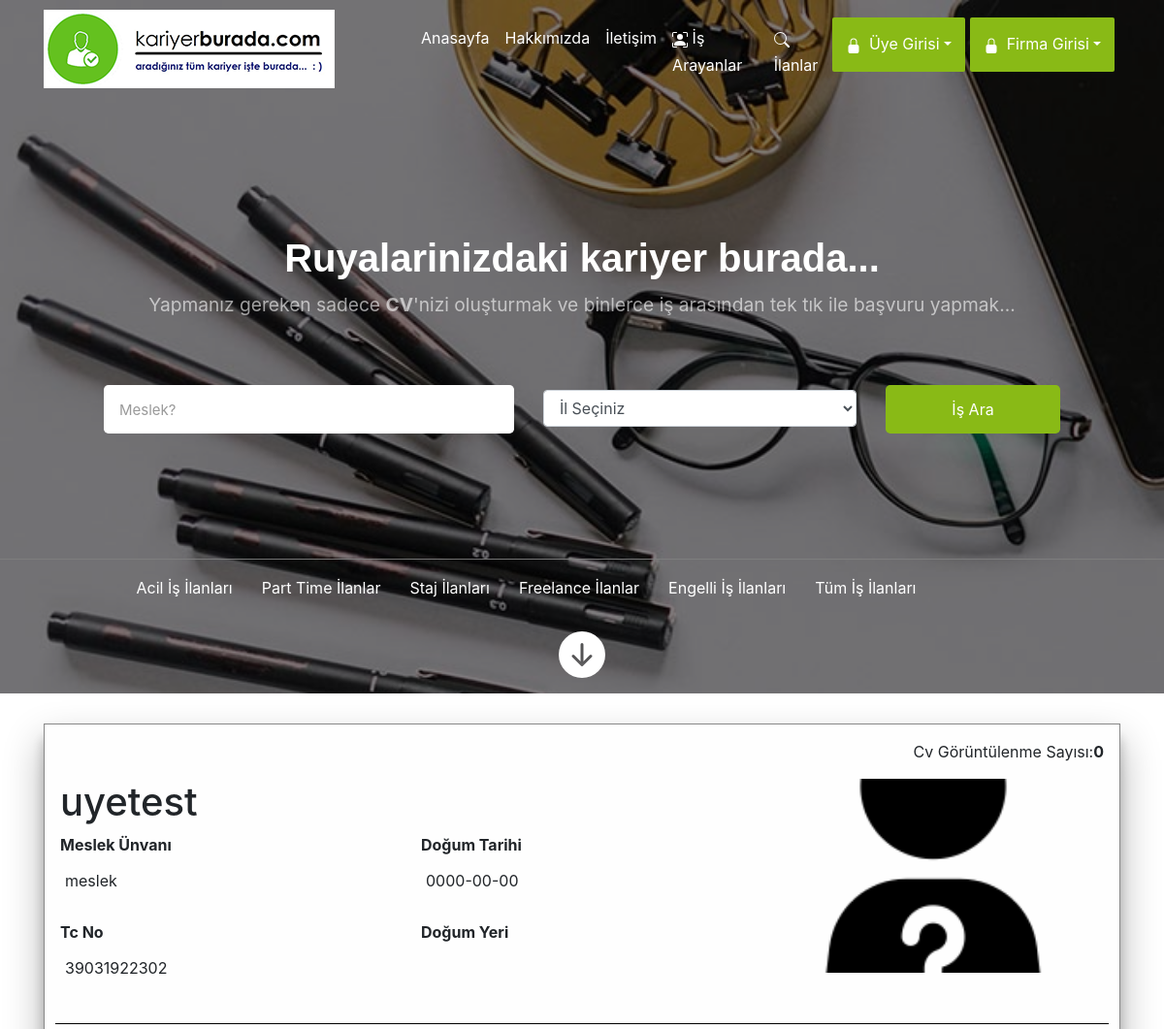
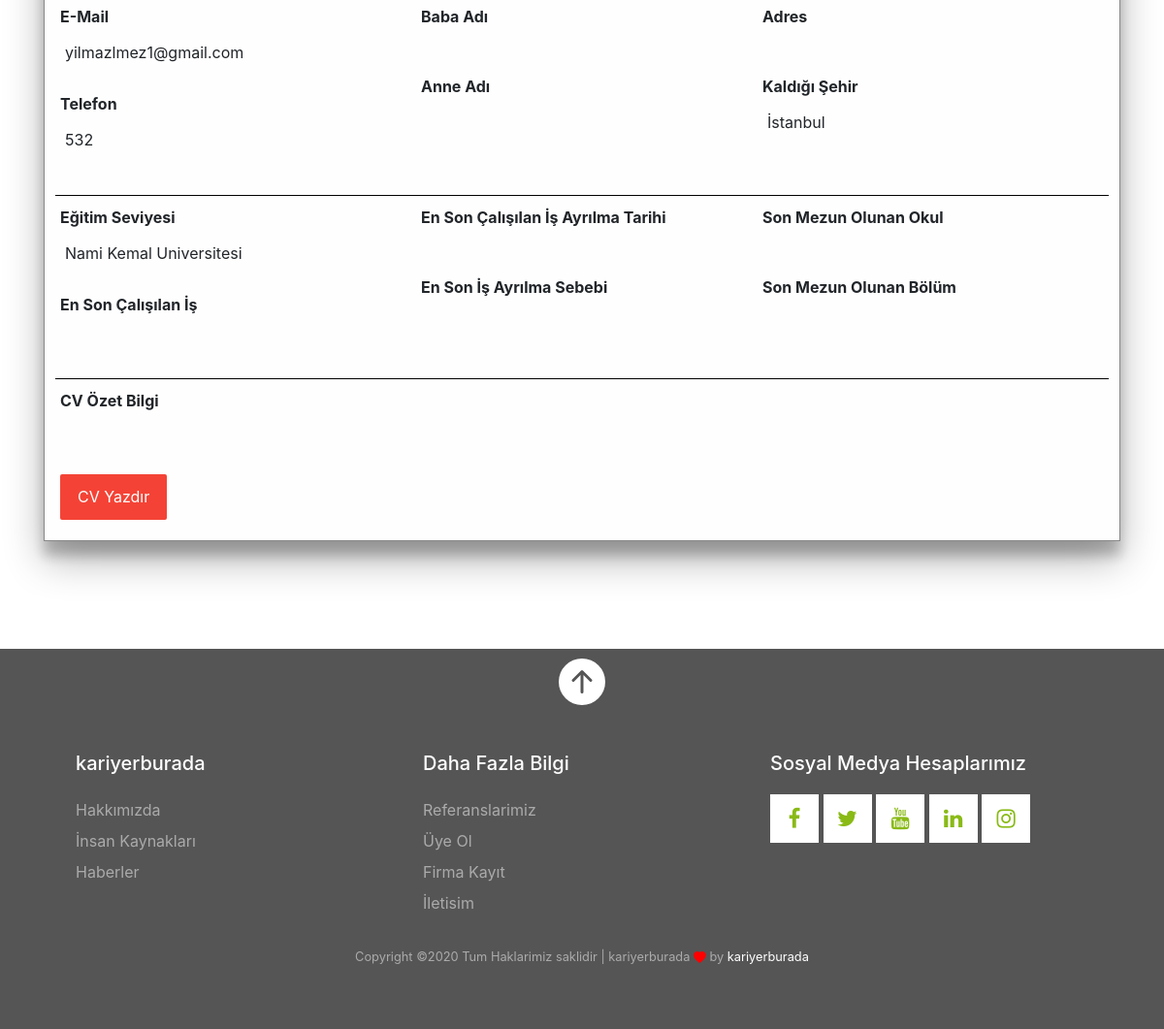
Screenshot of /cvgoster.php?id=32 with the database file from the repository (2 pictures, top to bottom).
### tables this page shows
CREATE TABLE `uyecvbilgi` (
  `uyecvno` int(11) NOT NULL,
  `uyecvadisoyadi` varchar(200) DEFAULT NULL,
  `uyecvtcno` varchar(20) DEFAULT NULL,
  `uyecveposta` varchar(200) NOT NULL,
  `uyecvsifre` varchar(200) NOT NULL,
  `uyecvdogumyeri` varchar(50) DEFAULT NULL,
  `uyecvdogumtarihi` date DEFAULT NULL,
  `uyecvanaadi` varchar(50) DEFAULT NULL,
  `uyecvbabaadi` varchar(50) DEFAULT NULL,
  `uyecvadresi` varchar(200) DEFAULT NULL,
  `uyecvsehir` varchar(50) DEFAULT NULL,
  `uyecvtelefonno` varchar(50) DEFAULT NULL,
  `uyecvsonmezunokul` varchar(200) DEFAULT NULL,
  `uyecvsonmezunbolum` varchar(200) DEFAULT NULL,
  `uyecvsoncalisilanis1` varchar(200) DEFAULT NULL,
  `uyecvsoncalisilanis2` varchar(200) DEFAULT NULL,
  `uyecvmeslekunvani` varchar(200) DEFAULT 'meslek',
  `uyercvesim1` longblob DEFAULT NULL,
  `uyecvresim2` varchar(200) DEFAULT 'images/kisiler/person.jpg',
  `uyeecvgitimseviye` varchar(200) DEFAULT NULL,
  `uyecvozetbilgi1` varchar(300) DEFAULT NULL,
  `uyecvozetbilgi2` varchar(200) DEFAULT NULL,
  `uyecvaktiflik` varchar(200) DEFAULT NULL,
  `uyecvsonisayrilmasebebi` varchar(200) DEFAULT NULL,
  `uyecvsonisayrilmatarihi` date DEFAULT NULL,
  `uycvisaramaaktiflik` varchar(200) DEFAULT 'AKTIF',
  `uyecvgoruntulemesayisi` int(11) DEFAULT 0,
  `gizlisoru` varchar(200) NOT NULL,
  `yanit` varchar(200) NOT NULL
);

### cvgoster.php (the view, shortened to what this page needs)
<?php
include "component/baglanti.php";
	$referer = $_SERVER['HTTP_REFERER'];
	if ($referer == "")
	{
		header("Location:index.php");
	}
	else
	{
		?>
		<!DOCTYPE html>
		<html>
		<head>
			<?php
			include "component/css/css.php";
			?>
		</head>
		<body>
			<header>
				<?php include "component/header.php"; ?>
			</header>
			<main>
				<article>
					<section>
						<div class="container main-kisiler-hover" style="margin-top:20px;">
							<?php
							$sql="select * from uyecvbilgi where uyecvno='".$_GET["id"]."'";
							$result=mysqli_query($baglan,$sql);
							$sonuc = mysqli_fetch_assoc($result);
							if(mysqli_num_rows($result) == 1)
							{
								?>
								<div class="row">
									<div class="col-md-12">
										<form method="post" enctype="multipart/form-data" action="" class="p-3 animate"  style="margin: 1% auto 10% auto;background-color: #fefefe;border: 1px solid #888;box-shadow: 0 19px 38px rgba(0,0,0,0.30), 0 15px 12px rgba(0,0,0,0.22);">
											<div class="form-row">
												<div class="form-group col-md-8">
												</div>
												<div class="form-group col-md-4">
													<span style="float: right;">Cv Görüntülenme Sayısı:<b><?php echo $sonuc['uyecvgoruntulemesayisi'] ?></b></span>
												</div>
											</div>
											<div class="form-row" style="border-bottom: 1px solid black;margin-bottom: 10px;">
												<div class="form-group col-md-8">
													<div class="row">
														<div class="col-md-6">
															<legend><h1><?php echo $sonuc['uyecvadisoyadi'] ?></h1></legend>
															<p>
																<label for="meslek"><b>Meslek Ünvanı</b></label><br>
																<label  name="meslek" class="cv-etiket"><?php echo $sonuc['uyecvmeslekunvani'] ?></label>
															</p>
															<p>
																<label for="tcNo"><b>Tc No</b></label><br>
																<label  name="tcno" class="cv-etiket" ><?php echo $sonuc['uyecvtcno'] ?></label>
															</p>
														</div>
														<div class="col-md-6">
															<legend><h1>&nbsp;</h1></legend>
															<p>
																<label for="dogTar"><b>Doğum Tarihi</b></label><br>
																<label  name="dogTar" class="cv-etiket"><?php echo $sonuc['uyecvdogumtarihi'] ?></label>
															</p>
															<p>
																<label for="dogyer"><b>Doğum Yeri</b></label><br>
																<label  name="dogyer" class="cv-etiket"><?php echo $sonuc['uyecvdogumyeri'] ?></label>
															</p>
														</div>
													</div>
												</div>
												<div class="form-group col-md-4">
													<figure>
														<div style="width:100%;
														background-image: url('<?php echo $sonuc['uyecvresim2'] ?>');
														background-position: center center;
														height: 200px;
														background-repeat: no-repeat;
														background-size: cover;
														">
													</div>
												</figure>
											</div>
										</div>
										<div class="form-row" style="border-bottom: 1px solid black;margin-bottom: 10px;">
											<div class="form-group col-md-8">
												<div class="row">
													<div class="col-md-6">
														<p>
															<label for="mail"><b>E-Mail</b></label><br>
															<label  name="mail" class="cv-etiket"><?php echo $sonuc['uyecveposta'] ?></label>
														</p>
														<p>
															<label for="tel"><b>Telefon</b></label><br>
															<label  name="tel" class="cv-etiket"><?php echo $sonuc['uyecvtelefonno'] ?></label>
														</p>
													</div>
													<div class="col-md-6">
														<p>
															<label for="babaadi"><b>Baba Adı</b></label><br>
															<label  name="babaadi" class="cv-etiket"><?php echo $sonuc['uyecvbabaadi'] ?></label>
														</p>
														<p>
															<label for="anaadi"><b>Anne Adı</b></label><br>
															<label  name="anaadi" class="cv-etiket"><?php echo $sonuc['uyecvanaadi'] ?></label>
														</p>
													</div>
												</div>
											</div>
											<div class="form-group col-md-4">
												<p>
													<label for="adres"><b>Adres</b></label><br>
													<label  name="adres" class="cv-etiket"><?php echo $sonuc['uyecvadresi'] ?></label>
												</p>
												<p>
													<label for="kaldigisehir"><b>Kaldığı Şehir</b></label><br>
													<label  name="kaldigisehir" class="cv-etiket"><?php echo $sonuc['uyecvsehir'] ?></label>
												</p>
											</div>
										</div>
										<div class="form-row" style="border-bottom: 1px solid black;margin-bottom: 10px;">
											<div class="form-group col-md-8">
												<div class="row">
													<div class="col-md-6">
														<p>
															<label for="egitimseviyesi"><b>Eğitim Seviyesi</b></label><br>
															<label  name="egitimseviyesi" class="cv-etiket"><?php echo $sonuc['uyeecvgitimseviye'] ?></label>
														</p>
														<p>
															<label for="sonis1"><b>En Son Çalışılan İş</b></label><br>
															<label  name="sonis1" class="cv-etiket"><?php echo $sonuc['uyecvsoncalisilanis1'] ?></label>
														</p>
													</div>
													<div class="col-md-6">
														<p>
															<label for="ayrilmetarih"><b>En Son Çalışılan İş Ayrılma Tarihi</b></label><br>
															<label  name="ayrilmetarih" class="cv-etiket"><?php echo $sonuc['uyecvsonisayrilmatarihi'] ?></label>
														</p>
														<p>
															<label for="ayrilmasebep"><b>En Son İş Ayrılma Sebebi</b></label><br>
															<label  name="ayrilmasebep" class="cv-etiket"><?php echo $sonuc['uyecvsonisayrilmasebebi'] ?></label>
														</p>
													</div>
												</div>
											</div>
											<div class="form-group col-md-4">
												<p>
													<label for="sonokul"><b>Son Mezun Olunan Okul</b></label><br>
													<label  name="sonokul" class="cv-etiket"><?php echo $sonuc['uyecvsonmezunokul'] ?></label>
												</p>
												<p>
													<label for="sonbolum"><b>Son Mezun Olunan Bölüm</b></label><br>
													<label  name="sonbolum" class="cv-etiket"><?php echo $sonuc['uyecvsonmezunbolum'] ?></label>
												</p>
											</div>
										</div>
										<div class="form-row">
											<div class="form-group col-md-12">
												<p>
													<label for="cvozet"><b>CV Özet Bilgi</b></label><br>
													<label  name="cvozet" class="cv-etiket"><?php echo $sonuc['uyecvozetbilgi1'] ?></label>
												</p>
											</div>
										</div>
										<button type="submit" class="loginbuton cancelbtn yazdir" name="yazdir" onClick="window.print();">CV Yazdır</button>
										<?php
									}
									?>
								</form>
							</div>
						</div>
					</div>
				</section>
			</article>
		</main>
		<footer>
			<?php
			include "component/footer.php";
			?>
		</footer>
	</body>
	</html>
	<?php
}
?>

### component/css/still.css (style rules this page uses)
html { scroll-behavior: smooth; }
header { font-weight: 400; font-size: 1rem; line-height: 1.7; }
footer { background-color:#555555; }
.loginbuton { background-color: #89ba16; color: white; border-radius: 2px; padding:14px 14px; border: none; cursor: pointer; width: auto; margin-right: 5px; margin-bottom: 5px; font-weight: 400; font-size: 1rem; line-height: 1.7; }
.main-kisiler-hover { z-index: 2; position: relative; }
.cv-etiket { padding: 5px; }

### component/css/login-still.css (style rules this page uses)
.cancelbtn { width: auto; padding: 10px 18px; background-color: #f44336; }
.animate { -webkit-animation: animatezoom 0.6s; animation: animatezoom 0.6s }

### component/css/print.css (style rules this page uses)
header { display: none; }
footer { display: none; }
.yazdir { display: none; }

### rows the page displays
uyecvbilgi: uyecvgoruntulemesayisi "0", uyecvadisoyadi "uyetest", uyecvmeslekunvani "meslek", uyecvtcno "39031922302", uyecvdogumtarihi "0000-00-00", uyecvresim2 (picture), uyecveposta "yilmazlmez1@gmail.com", uyecvtelefonno "532", uyecvsehir "İstanbul", uyeecvgitimseviye "Nami Kemal Universitesi"
